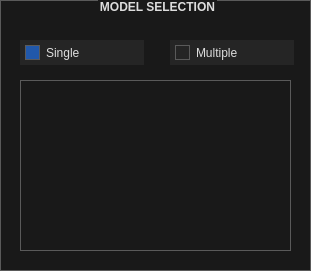
   <widget class="QGroupBox" name="model_selection_box">
    <property name="geometry">
     <rect>
      <x>1210</x>
      <y>590</y>
      <width>311</width>
      <height>271</height>
     </rect>
    </property>
    <property name="styleSheet">
     <string notr="true">/*
	Based on a template by Emanuel Claesson (c) 2013 with modifications by Paris Flood

	Licensed under the Apache License, Version 2.0 (the &quot;License&quot;);
	you may not use this file except in compliance with the License.
	You may obtain a copy of the License at

		http://www.apache.org/licenses/LICENSE-2.0

	Unless required by applicable law or agreed to in writing, software
	distributed under the License is distributed on an &quot;AS IS&quot; BASIS,
	WITHOUT WARRANTIES OR CONDITIONS OF ANY KIND, either express or implied.
	See the License for the specific language governing permissions and
	limitations under the License.
*/

/*
	COLOR_DARK     = #191919
	COLOR_MEDIUM   = #353535
	COLOR_MEDLIGHT = #5A5A5A
	COLOR_LIGHT    = #DDDDDD
	COLOR_BLUE  = #2158AA
	COLOR_ORANGE = #D66C23
*/
* {
	background: #191919;
	color: #DDDDDD;
border: 1px solid #5A5A5A;
}

 QMenuBar {
	background: #191919;
	border-style: none;
 }

 QMenuBar::item {
	 background: transparent;
     spacing: 3px; /* spacing between menu bar items */
     padding: 5px 25px;
 }

 QMenuBar::item:selected{
	background: #353535;
  	border: 2px solid #D66C23;
    border-style: none none solid none;
}

 QMenuBar::item:pressed {
	background: #5A5A5A;
}

QCheckBox, QRadioButton {
	border: none;
}

QRadioButton::indicator, QCheckBox::indicator {
	width: 13px;
	height: 13px;
}

QRadioButton::indicator::unchecked, QCheckBox::indicator::unchecked {
	left: 5px;
	border: 1px solid #5A5A5A;
	background: none;
}

QRadioButton::indicator:unchecked:hover, QCheckBox::indicator:unchecked:hover {
	left: 5px;
	border: 1px solid #D66C23;
}

QRadioButton::indicator::checked, QCheckBox::indicator::checked {
	left: 5px;
	border: 1px solid #5A5A5A;
	background: #2158AA;
}

QRadioButton::indicator:checked:hover, QCheckBox::indicator:checked:hover {
	left: 5px;
	border: 1px solid #D66C23;
	background: #2158AA;
}

QGroupBox::title {
	subcontrol-origin: margin;
    subcontrol-position: top center;
}

QScrollBar {
	border: 1px solid #5A5A5A;
	background: #191919;
}

QScrollBar:horizontal {
	height: 15px;
	margin: 0px 16px 0px 16px;
}

QScrollBar:vertical {
	width: 15px;
	margin: 16px 0px 16px 0px;
}

QScrollBar::handle {
	background: #353535;
	border: 1px solid #5A5A5A;
}

QScrollBar::handle:horizontal {
	border-width: 0px 1px 0px 1px;
}

QScrollBar::handle:vertical {
	border-width: 1px 0px 1px 0px;
}

QScrollBar::handle:horizontal {
	min-width: 20px;
}

QScrollBar::handle:vertical {
	min-height: 20px;
}

QScrollBar::add-line, QScrollBar::sub-line {
	background:#353535;
	border: 1px solid #5A5A5A;
	subcontrol-origin: margin;
}

QScrollBar::add-line {
	position: absolute;
}

QScrollBar::add-line:horizontal {
	width: 15px;
	subcontrol-position: right;
	left: 15px;
}

QScrollBar::add-line:vertical {
	height: 15px;
	subcontrol-position: bottom;
	top: 15px;
}

QScrollBar::sub-line:horizontal {
	width: 15px;
	subcontrol-position: left;
}

QScrollBar::sub-line:vertical {
	height: 15px;
	subcontrol-position: top;
}

QScrollBar:left-arrow, QScrollBar::right-arrow, QScrollBar::up-arrow, QScrollBar::down-arrow {
	border: 1px solid #5A5A5A;
	width: 3px;
	height: 3px;
}

QScrollBar::add-page, QScrollBar::sub-page {
	background: none;
}

QAbstractButton {
	background: #252525;
}

QAbstractButton:disabled {
	background: #3F3F3F;
}

QAbstractButton:hover {
	background: #353535;
}

QPushButton:hover {
	background: #353535;
  	border: 1px solid #D66C23;
}

QAbstractButton:pressed {
	background: #5A5A5A;
}

/*QAbstractItemView {
	show-decoration-selected: 1;
 	outline: 0;
	selection-background-color: #2158AA;
	selection-color: #DDDDDD;
	alternate-background-color: #353535;
}*/

QHeaderView {
	border: 1px solid #5A5A5A;
}

QHeaderView::section {
	background: #191919;
	border: 1px solid #5A5A5A;
	padding: 4px;
}

QHeaderView::section:selected, QHeaderView::section::checked {
	background: #353535;
}

QTableView {
	gridline-color: #5A5A5A;
}

QTabBar {
	margin-left: 2px;
}

QTabBar::tab {
	border-radius: 0px;
	padding: 4px;
	margin: 4px;
}

QTabBar::tab:selected {
	background: #353535;
}

QComboBox::down-arrow {
	border: 1px solid #5A5A5A;
	background: #353535;
}

QComboBox::drop-down {
	border: 1px solid #5A5A5A;
	background: #353535;
}

QComboBox::down-arrow {
	width: 3px;
	height: 3px;
	border: 1px solid #5A5A5A;
}

QAbstractSpinBox {
	padding-right: 15px;
}

QAbstractSpinBox::up-button, QAbstractSpinBox::down-button {
	border: 1px solid #5A5A5A;
	background: #353535;
	subcontrol-origin: border;
}
QAbstractSpinBox::up-button:hover, QAbstractSpinBox::down-button:hover {
	border: 1px solid #D66C23;
}
QAbstractSpinBox::up-button:pressed, QAbstractSpinBox::down-button:pressed {
	background: #5A5A5A;
}

QAbstractSpinBox::up-arrow, QAbstractSpinBox::down-arrow {
	width: 3px;
	height: 3px;
	border: 1px solid #5A5A5A;
}
QAbstractSpinBox::up-arrow:hover, QAbstractSpinBox::down-arrow:hover {
	border: 1px solid #D66C23;
}

QSlider {
	border: none;
}

QSlider::groove:horizontal {
	height: 5px;
	margin: 4px 0px 4px 0px;
}

QSlider::groove:vertical {
	width: 5px;
	margin: 0px 4px 0px 4px;
}

QSlider::handle {
	border: 1px solid #5A5A5A;
	background: #353535;
}

QSlider::handle:horizontal {
	width: 15px;
	margin: -4px 0px -4px 0px;
}

QSlider::handle:vertical {
	height: 15px;
	margin: 0px -4px 0px -4px;
}

QSlider::add-page:vertical, QSlider::sub-page:horizontal {
	background: #2158AA;
}

QSlider::sub-page:vertical, QSlider::add-page:horizontal {
	background: #353535;
}

QLabel {
	border: none;
}

QProgressBar {
	text-align: center;
}

QProgressBar::chunk {
	width: 1px;
	background-color: #2158AA;
}

QMenu::separator {
	background: #353535;
}

QGroupBox {
	font: bold
}

/*QListWidget::item:selected {
    background-color: #2158AA;
}*/

 QMenu::item:selected{
	background: #353535;
	border: 2px solid #D66C23;
    border-style: none solid none none;
}

 QMenu::pressed {
	background: #5A5A5A;
}

QMenu::separator {
    height: 5px;
	background: #2158AA;
}</string>
    </property>
    <property name="title">
     <string>MODEL SELECTION</string>
    </property>
    <property name="alignment">
     <set>Qt::AlignCenter</set>
    </property>
    <widget class="QRadioButton" name="single_model_radio_button">
     <property name="geometry">
      <rect>
       <x>20</x>
       <y>40</y>
       <width>124</width>
       <height>25</height>
      </rect>
     </property>
     <property name="text">
      <string>Single</string>
     </property>
     <property name="checked">
      <bool>true</bool>
     </property>
    </widget>
    <widget class="QRadioButton" name="multiple_model_radio_button">
     <property name="enabled">
      <bool>true</bool>
     </property>
     <property name="geometry">
      <rect>
       <x>170</x>
       <y>40</y>
       <width>124</width>
       <height>25</height>
      </rect>
     </property>
     <property name="text">
      <string>Multiple</string>
     </property>
    </widget>
    <widget class="QListWidget" name="model_list_widget">
     <property name="geometry">
      <rect>
       <x>20</x>
       <y>80</y>
       <width>271</width>
       <height>171</height>
      </rect>
     </property>
     <property name="styleSheet">
      <string notr="true"/>
     </property>
    </widget>
   </widget>
